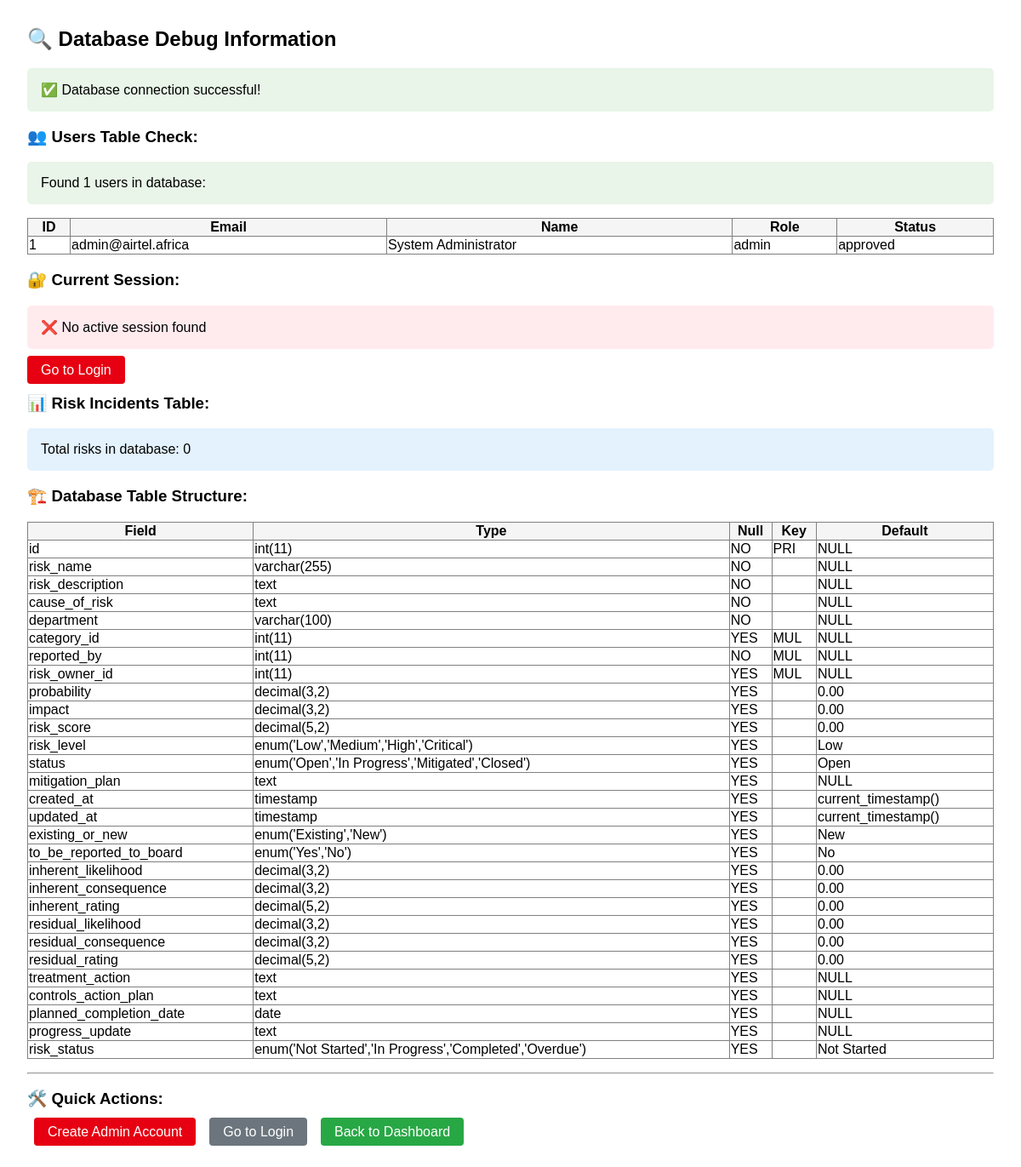
The app's page /debug_database.php with its own data.
### tables this page shows
CREATE TABLE users (
    id INT AUTO_INCREMENT PRIMARY KEY,
    email VARCHAR(255) UNIQUE NOT NULL,
    password VARCHAR(255) NOT NULL,
    full_name VARCHAR(255) NOT NULL,
    role ENUM('staff', 'risk_owner', 'compliance', 'admin') NOT NULL,
    department VARCHAR(100),
    status ENUM('pending', 'approved', 'suspended') DEFAULT 'pending',
    created_at TIMESTAMP DEFAULT CURRENT_TIMESTAMP,
    updated_at TIMESTAMP DEFAULT CURRENT_TIMESTAMP ON UPDATE CURRENT_TIMESTAMP
);

### debug_database.php (the view, shortened to what this page needs)
<?php
echo "<h2>🔍 Database Debug Information</h2>";
try {
    $database = new Database();
    $db = $database->getConnection();
    echo "<div class='success'>✅ Database connection successful!</div>";
    echo "<h3>👥 Users Table Check:</h3>";
    $users_query = "SELECT id, email, full_name, role, status FROM users ORDER BY id";
    $users_stmt = $db->prepare($users_query);
    $users_stmt->execute();
    $users = $users_stmt->fetchAll(PDO::FETCH_ASSOC);
    if (count($users) > 0) {
        echo "<div class='success'>Found " . count($users) . " users in database:</div>";
        echo "<table border='1' style='border-collapse: collapse; width: 100%; margin: 1rem 0;'>";
        echo "<tr style='background: #f5f5f5;'><th>ID</th><th>Email</th><th>Name</th><th>Role</th><th>Status</th></tr>";
        foreach ($users as $user) {
            echo "<tr>";
            echo "<td>" . $user['id'] . "</td>";
            echo "<td>" . htmlspecialchars($user['email']) . "</td>";
            echo "<td>" . htmlspecialchars($user['full_name']) . "</td>";
            echo "<td>" . $user['role'] . "</td>";
            echo "<td>" . $user['status'] . "</td>";
            echo "</tr>";
        }
        echo "</table>";
    }
    echo "<h3>🔐 Current Session:</h3>";
    if (isset($_SESSION['user_id'])) {
        echo "<div class='info'>";
        echo "<strong>User ID:</strong> " . $_SESSION['user_id'] . "<br>";
        echo "<strong>Email:</strong> " . ($_SESSION['email'] ?? 'Not set') . "<br>";
        echo "<strong>Name:</strong> " . ($_SESSION['full_name'] ?? 'Not set') . "<br>";
        echo "<strong>Role:</strong> " . ($_SESSION['role'] ?? 'Not set');
        echo "</div>";
        $current_user_query = "SELECT * FROM users WHERE id = :user_id";
        $current_user_stmt = $db->prepare($current_user_query);
        $current_user_stmt->bindParam(':user_id', $_SESSION['user_id']);
        $current_user_stmt->execute();
        if ($current_user_stmt->rowCount() > 0) {
            echo "<div class='success'>✅ Current session user exists in database</div>";
        } else {
            echo "<div class='error'>❌ Current session user NOT found in database!</div>";
            echo "<p><strong>Solution:</strong> Please log out and log in again, or create a new account.</p>";
        }
    } else {
        echo "<div class='error'>❌ No active session found</div>";
        echo "<p><a href='login.php' style='background: #E60012; color: white; padding: 0.5rem 1rem; text-decoration: none; border-radius: 4px;'>Go to Login</a></p>";
    }
    echo "<h3>📊 Risk Incidents Table:</h3>";
    $risks_query = "SELECT COUNT(*) as count FROM risk_incidents";
    $risks_stmt = $db->prepare($risks_query);
    $risks_stmt->execute();
    $risk_count = $risks_stmt->fetch(PDO::FETCH_ASSOC);
    echo "<div class='info'>Total risks in database: " . $risk_count['count'] . "</div>";
    echo "<h3>🏗️ Database Table Structure:</h3>";
    $structure_query = "DESCRIBE risk_incidents";
    $structure_stmt = $db->prepare($structure_query);
    $structure_stmt->execute();
    $columns = $structure_stmt->fetchAll(PDO::FETCH_ASSOC);
    echo "<table border='1' style='border-collapse: collapse; width: 100%; margin: 1rem 0;'>";
    echo "<tr style='background: #f5f5f5;'><th>Field</th><th>Type</th><th>Null</th><th>Key</th><th>Default</th></tr>";
    foreach ($columns as $column) {
        echo "<tr>";
        echo "<td>" . $column['Field'] . "</td>";
        echo "<td>" . $column['Type'] . "</td>";
        echo "<td>" . $column['Null'] . "</td>";
        echo "<td>" . $column['Key'] . "</td>";
        echo "<td>" . ($column['Default'] ?? 'NULL') . "</td>";
        echo "</tr>";
    }
    echo "</table>";
} catch (Exception $e) {
    echo "<div class='error'>❌ Database Error: " . $e->getMessage() . "</div>";
}
echo "<hr>";
echo "<h3>🛠️ Quick Actions:</h3>";
echo "<a href='dev_setup.php' style='background: #E60012; color: white; padding: 0.5rem 1rem; text-decoration: none; border-radius: 4px; margin: 0.5rem;'>Create Admin Account</a>";
echo "<a href='login.php' style='background: #6c757d; color: white; padding: 0.5rem 1rem; text-decoration: none; border-radius: 4px; margin: 0.5rem;'>Go to Login</a>";
echo "<a href='staff_dashboard.php' style='background: #28a745; color: white; padding: 0.5rem 1rem; text-decoration: none; border-radius: 4px; margin: 0.5rem;'>Back to Dashboard</a>";
?>

### debug_database.php (style rules this page uses)
.info { background: #e3f2fd; padding: 1rem; border-radius: 5px; margin: 1rem 0; }
.error { background: #ffebee; padding: 1rem; border-radius: 5px; margin: 1rem 0; }
.success { background: #e8f5e8; padding: 1rem; border-radius: 5px; margin: 1rem 0; }

### records on screen
users: id "1", email "admin@airtel.africa", full_name "System Administrator", role "admin", status "approved"

### other values on screen
count($users) "1"
$risk_count['count'] "0"
$column['Field'] "id"
$column['Type'] "int(11)"
$column['Null'] "NO"
$column['Key'] "PRI"
$column['Default'] "NULL"
$column['Field'] "risk_name"
$column['Type'] "varchar(255)"
$column['Field'] "risk_description"
$column['Type'] "text"
$column['Field'] "cause_of_risk"
$column['Field'] "department"
$column['Type'] "varchar(100)"
$column['Field'] "category_id"
